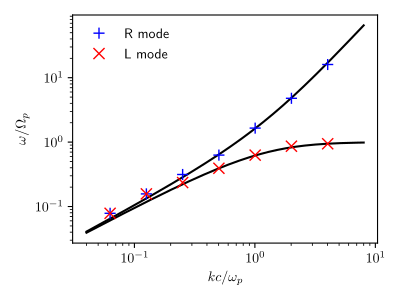

Python code for this plot:
#!/usr/bin/env python3

import pyphare.pharein as ph #lgtm [py/import-and-import-from]
from pyphare.pharein import Simulation
from pyphare.pharein import MaxwellianFluidModel
from pyphare.pharein import ElectromagDiagnostics, FluidDiagnostics
from pyphare.pharein import ElectronModel
from pyphare.simulator.simulator import Simulator
from pyphare.pharein import global_vars as gv

from pyphare.pharesee.hierarchy import finest_field
import os
from pyphare.pharesee.run import Run
from pyphare.pharesee.hierarchy import get_times_from_h5

import matplotlib.pyplot as plt
import matplotlib as mpl
import numpy as np
mpl.use('Agg')




def fromNoise():

    # in this configuration there are no prescribed waves
    # and only eigen modes existing in the simulation noise
    # will be visible

    Simulation(
        smallest_patch_size=20,
        largest_patch_size=20,

        # the following time step number
        # and final time mean that the
        # smallest frequency will be 2/100
        # and the largest 2/dt  = 2e3
        time_step_nbr=100000,
        final_time=100.,

        boundary_types="periodic",

        # smallest wavelength will be 2*0.2=0.4
        # and largest 50
        cells=500,
        dl=0.2,
        diag_options={"format": "phareh5",
                      "options": {"dir": "fromNoise1d",
                                  "mode":"overwrite"}}
    )

    def density(x):
        return 1.

    def by(x):
        return 0.

    def bz(x):
        return 0.

    def bx(x):
        return 1.

    def vx(x):
        return 0.

    def vy(x):
        return 0.

    def vz(x):
        return 0.

    def vthx(x):
        return 0.01

    def vthy(x):
        return 0.01

    def vthz(x):
        return 0.01


    vvv = {
        "vbulkx": vx, "vbulky": vy, "vbulkz": vz,
        "vthx": vthx, "vthy": vthy, "vthz": vthz
    }

    MaxwellianFluidModel(
        bx=bx, by=by, bz=bz,
        protons={"charge": 1, "density": density, **vvv}
    )

    ElectronModel(closure="isothermal", Te=0.)


    sim = ph.global_vars.sim

    timestamps = np.arange(0, sim.final_time +sim.time_step, sim.time_step)

    for quantity in ["E", "B"]:
        ElectromagDiagnostics(
            quantity=quantity,
            write_timestamps=timestamps,
            compute_timestamps=timestamps,
        )




def omega(k, p):
    k2 = k*k
    return 0.5*k2*(np.sqrt(1+4/k2)+p)




def setOfModes(polarization, modes, b_amplitudes):

    Simulation(
        smallest_patch_size=20,
        largest_patch_size=50,

        # smallest frequency is 0.06 (2pi/Tmax)
        # largest frequency is 3140 (2pi/dt)
        time_step_nbr=80000,
        final_time=80.,

        boundary_types="periodic",

        # smallest wavelength is 0.8 = 4 grid pts
        # largest wavelength is 50 = the whole domain (250 pts)
        cells=2000,
        dl=0.2,
        diag_options={"format": "phareh5",
                      "options": {"dir": "setOfModes1d",
                                  "mode":"overwrite"}}
    )

    assert(len(modes) == len(b_amplitudes))

    # list of wave_numbers for the given box
    from pyphare.pharein.global_vars import sim
    L = sim.simulation_domain()[0]
    wave_numbers = [2*np.pi*m/L for m in modes]

    # using faraday : v1 = -w b1 / (k . B0)
    #v_amplitudes = [-b*omega(k, p)/k for (k, b, p) in zip(wave_numbers, b_amplitudes, polarizations)]


    def density(x):
        # no density fluctuations as whistler and AIC are not compressional
        return 1.

    def by(x):
        modes = 0.0
        for (k, b) in zip(wave_numbers, b_amplitudes):
            modes += b*np.cos(k*x)
        return modes

    def bz(x):
        modes = 0.0
        for (k, b) in zip(wave_numbers, b_amplitudes):
            modes += b*np.sin(k*x)*polarization
        return modes

    def bx(x):
        return 1.

    def vx(x):
        return 0.

    def vy(x):
        #modes = 0.0
        #for (k, v, f) in zip(wave_numbers, v_amplitudes, phases):
        #    modes += v*np.cos(k*x+f)
        #return modes
        return 0.0

    def vz(x):
        #modes = 0.0
        #for (k, v, f) in zip(wave_numbers, b_amplitudes, phases):
        #    modes += v*np.sin(k*x+f)
        #return modes
        return 0.0

    def vthx(x):
        return 0.01

    def vthy(x):
        return 0.01

    def vthz(x):
        return 0.01


    vvv = {
        "vbulkx": vx, "vbulky": vy, "vbulkz": vz,
        "vthx": vthx, "vthy": vthy, "vthz": vthz
    }


    MaxwellianFluidModel(
        bx=bx, by=by, bz=bz,
        main={"charge": 1, "density": density, **vvv}
    )

    ElectronModel(closure="isothermal", Te=0.)

    sim = ph.global_vars.sim

    timestamps = np.arange(0, sim.final_time+sim.time_step, 40*sim.time_step)


    for quantity in ["E", "B"]:
        ElectromagDiagnostics(
            quantity=quantity,
            write_timestamps=timestamps,
            compute_timestamps=timestamps,
        )


    for quantity in ["density", "bulkVelocity"]:
        FluidDiagnostics(
            quantity=quantity,
            write_timestamps=timestamps,
            compute_timestamps=timestamps,
            )

    return wave_numbers, b_amplitudes



# ___ post-processing functions
def get_all_w(run_path, wave_numbers, polarization):
    file = os.path.join(run_path, "EM_B.h5")
    times = get_times_from_h5(file)

    nm = len(wave_numbers)
    print('number of modes : {}'.format(nm))

    r = Run(run_path)
    byz = np.array([])

    for time in times:
        B = r.GetB(time)
        by, x = finest_field(B, "By")
        bz, x = finest_field(B, "Bz")

        # polarization = +1 for R mode, -1 for L mode
        byz = np.concatenate((byz, by+polarization*1j*bz))

    nx = x.shape[0]
    nt = times.shape[0]
    byz = np.reshape(byz, (nt, nx))

    BYZ = np.absolute(np.fft.fft2(byz)[:(nt+1)//2, :(nx+1)//2])
    BYZ_4_all_W = np.sum(BYZ, axis=0)

    idx = np.argsort(BYZ_4_all_W)
    kmodes = idx[-nm:]

    wmodes = []
    for i in range(nm):
        wmodes.append(np.argmax(BYZ[:,idx[-nm+i]]))

    print(kmodes, wmodes)

    return kmodes, np.array(wmodes), BYZ



def main():
    # list of modes : m = 1 is for 1 wavelength in the whole domain
    modes = [4, 8, 16, 32, 64, 128, 256]

    # lists of amplitudes of the magnetic field amplitudes
    b_amplitudes = [0.02, 0.02, 0.02, 0.02, 0.02, 0.02, 0.02]

    # polarization : -1 for L mode
    wave_nums, b1 = setOfModes(-1, modes, b_amplitudes)
    simulator = Simulator(gv.sim)
    simulator.initialize()
    simulator.run()

    from pybindlibs.cpp import mpi_rank
    from matplotlib import rc

    if mpi_rank() == 0:
        sim = ph.global_vars.sim

        L = sim.simulation_domain()[0]
        T = sim.final_time

        #for the left mode
        ki, wi, zobi = get_all_w(os.path.join(os.curdir, "setOfModes1d"), wave_nums, -1)

        k_numL = 2*np.pi*ki/L
        w_numL = 2*np.pi*wi/T
        print(*('Left mode... k = {:.4f}   w = {:.4f}   b = {:.4f}'.format(k, w, b) for (k, w, b) in zip(k_numL, w_numL, b1)), sep="\n")

    ph.global_vars.sim = None

    # list of modes : m = 1 is for 1 wavelength in the whole domain
    modes = [4, 8, 16, 32, 64, 128, 256]

    # lists of amplitudes of the magnetic field amplitudes
    b_amplitudes = [0.02, 0.02, 0.02, 0.02, 0.02, 0.02, 0.02]

    # polarization : +1 for R mode
    wave_nums, b1 = setOfModes(+1, modes, b_amplitudes)
    simulator = Simulator(gv.sim)
    simulator.initialize()
    simulator.run()

    if mpi_rank() == 0:
        #sim = ph.global_vars.sim

        L = sim.simulation_domain()[0]
        T = sim.final_time

        #for the riht mode
        ki, wi, zobi = get_all_w(os.path.join(os.curdir, "setOfModes1d"), wave_nums, +1)

        k_numR = 2*np.pi*ki/L
        w_numR = 2*np.pi*wi/T
        print(*('Right mode... k = {:.4f}   w = {:.4f}   b = {:.4f}'.format(k, w, b) for (k, w, b) in zip(k_numR, w_numR, b1)), sep="\n")

        rc('text', usetex = True)

        fig, ax = plt.subplots(figsize=(4,3), nrows=1)

        k_the = np.arange(0.04, 8, 0.001)
        w_thR = omega(k_the, +1)
        w_thL = omega(k_the, -1)

        #ax.imshow(zobi, origin='lower', cmap='viridis_r')
        ax.plot(k_the, w_thR, '-k')
        ax.plot(k_the, w_thL, '-k')
        ax.plot(k_numR, w_numR, 'b+', label='R mode', markersize=8)
        ax.plot(k_numL, w_numL, 'rx', label='L mode', markersize=8)

        ax.set_xscale('log')
        ax.set_yscale('log')
        ax.set_xlabel('$k c / \omega_p$')
        ax.set_ylabel('$\omega / \Omega_p$')

        ax.legend(loc='upper left', frameon=False)

        fig.tight_layout()
        fig.savefig("dispersion.pdf", dpi=200)

        w_theR = omega(k_numR, +1)
        w_theL = omega(k_numL, -1)

        errorL = 100*np.fabs(w_numL-w_theL)/w_theL
        errorR = 100*np.fabs(w_numR-w_theR)/w_theR

        print('error L :', errorL)
        print('error R :', errorR)

        assert(1 == 1)


if __name__=="__main__":
    main()
